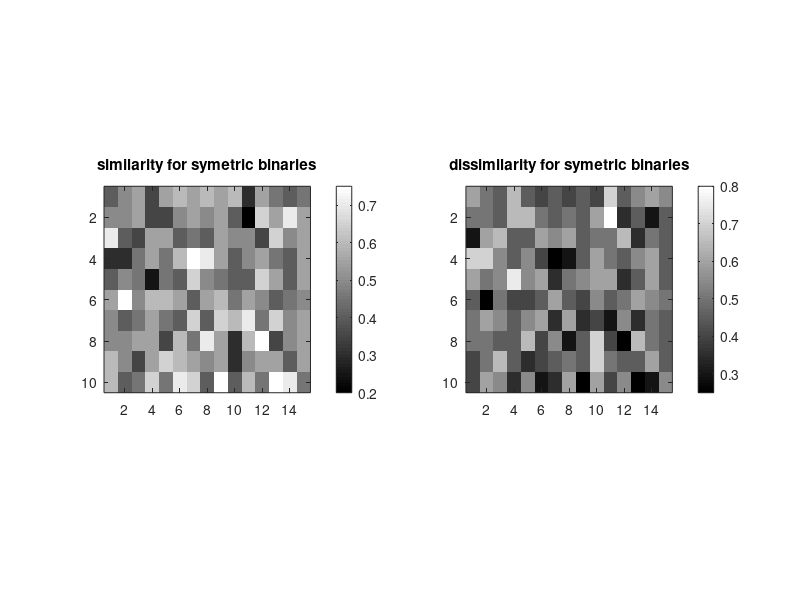

This figure's MATLAB source:
clc
clear
close all

%% build sample boolean data
number_of_records_in_x = 10;
number_of_data_in_eaxh_record_for_x = 20;
x = rand(number_of_records_in_x, number_of_data_in_eaxh_record_for_x) > 0.5;
x = uint8(x);
x(rand(size(x)) < 0.1) = nan; % add miss data

number_of_records_in_y = 15;
number_of_data_in_eaxh_record_for_y = 20;
y = rand(number_of_records_in_y, number_of_data_in_eaxh_record_for_y) > 0.5;
y = uint8(y);
y(rand(size(y)) < 0.1) = nan; % add miss data

%% check if symetric
symetric_threshold = 0.05;

if (sum(x(:))-sum(1-x(:)))/numel(x) < symetric_threshold && (sum(y(:))-sum(1-y(:)))/numel(y) < symetric_threshold
    is_data_symetric_binary = true;
else
    is_data_symetric_binary = false;

    % force to set 1 for small amount of data
    if (sum(x(:))+sum(y(:))) > (sum(1-x(:))+sum(1-y(:)))
        x = 1 - x;
        y = 1 - y;
    end

    jaccard = ones(size(x, 1), size(y, 1));
end

%% calculate dissimilarity
match_threshold = 0.1;

dissimilarity = ones(size(x, 1), size(y, 1));
for i = 1 : size(x, 1)
    for j = 1 : size(y, 1)

        xf = x(i, :);
        yf = y(j, :); 

        % to not consider miss data
        miss_data_index = isnan(x(i,:)) | isnan(y(j,:));
        
        % remove miss features
        xf(miss_data_index) = [];
        yf(miss_data_index) = [];

        q = sum(xf == yf & xf == 1);
        t = sum(xf == yf & xf == 0);
        r = sum(xf ~= yf & xf == 1);
        s = sum(xf ~= yf & xf == 0);

        if is_data_symetric_binary
            dissimilarity(i, j) = (r + s) / (q + t + r + s);
        else
            dissimilarity(i, j) = (r + s) / (q + r + s);
            jaccard(i, j) = q / (q + r + s); %coherence or jaccard, both are the same
        end
    end
end

similarity = 1 - dissimilarity;

%% show results
figure(1);
colormap gray;

subplot(1,2,1);
imagesc(similarity);
if is_data_symetric_binary
    title('similarity for symetric binaries');
else
    title('similarity for nonsymetric binaries');
end
colorbar;
axis square;

subplot(1,2,2);
imagesc(dissimilarity);
if is_data_symetric_binary
    title('dissimilarity for symetric binaries');
else
    title('dissimilarity for nonsymetric binaries');
end
colorbar;
axis square;

if ~is_data_symetric_binary
    figure(2);
    colormap gray;
    imagesc(jaccard);
    title('jaccard for nonsymetric binaries');
    colorbar;
    axis square;
end